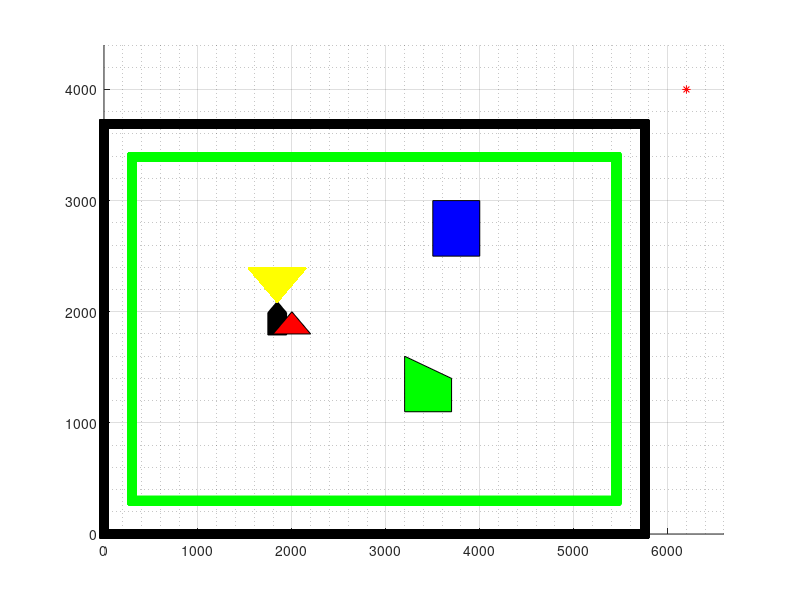

MATLAB code to generate this figure:
% TODO 
% Obstacles of various shapes and sizes 
% Translate robot and vision matrix
% Scale robot
% Rotate robot and vision matrix
% Calculate collision 

% Clear workspace, clear plot, reinitialize random number generator 
clear;
clf('reset')
%rng('shuffle')

% User defined variables
xmax = 5756;
ymax = 3691;
offset = 300;
%%obstacle_count = 100;
vision_width = 300; % width = depth 
vision_depth = 300;

% Generate random start location, direction, and init robot vector 
xinitial = randi([2*offset, xmax-2*offset]);
yinitial = randi([2*offset, ymax-2*offset]);
% theta = randi([0, 3]);
% if theta == 0
% elseif theta == 1
%     theta = pi/2;
% elseif theta == 2
%     theta = pi;
% elseif theta == 3
%     theta = 3*pi/2;  
% end
xrobot = [xinitial, xinitial-100, xinitial-100, xinitial+100, xinitial+100];
yrobot = [yinitial+150, yinitial+50, yinitial-150, yinitial-150, yinitial+50];
g = hgtransform;

% Generate vision array 
partial(vision_depth, vision_width, 2, 2) = 0;
for r = 1:vision_depth
    for c = 1:vision_width
        partial(r,c,1,1) = -(vision_width-c);
        partial(r,c,2,1) = c-1;
        partial(r,c,1,2) = vision_depth-r;
        partial(r,c,2,2) = vision_depth-r;
    end
end

partial(:,:,:,1) = partial(:,:,:,1) + xinitial;
partial(:,:,:,2) = partial(:,:,:,2) + yinitial + 150;

partial(:,:,1,1) = triu(partial(:,:,1,1));
partial(:,:,1,2) = triu(partial(:,:,1,2));
partial(:,:,2,1) = flipud(tril(partial(:,:,2,1)));
partial(:,:,2,2) = fliplr(triu(partial(:,:,2,2)));

vision(vision_depth, vision_width*2, 2) = 0;
vision(:,:,1) = horzcat(partial(:,:,1,1), partial(:,:,2,1));
vision(:,:,2) = horzcat(partial(:,:,1,2), partial(:,:,2,2));
vision(vision == 0) = NaN;

% Generate random x, y coordiantes 
% xobj = 1:obstacle_count;
% yobj = 1:obstacle_count;
% for i = 1:obstacle_count
%     xobj(i) = randi([0,xmax]);
%     yobj(i) = randi([0,ymax]);
% end

% Generate virtual limit coordinates
xmax_new = xmax-offset;
ymax_new = ymax-offset;
xlimit = 1:((xmax_new+ymax_new)*2-4*offset);
ylimit = 1:((xmax_new+ymax_new)*2-4*offset);
for i = 1:(xmax_new-offset) %complete bottom
    xlimit(i) = i+offset;
    ylimit(i) = offset;
end
for i = (xmax_new-offset+1):(xmax_new+ymax_new-2*offset) %complete bottom, right 
    xlimit(i) = xmax_new;
    ylimit(i) = offset+(i-(xmax_new-offset));
end
for i = (xmax_new+ymax_new-2*offset+1):(2*xmax_new+ymax_new-3*offset) %complete bottom, right, top
    xlimit(i) = xmax_new-(i-(xmax_new+ymax_new))-2*offset;
    ylimit(i) = ymax_new;
end
for i = (2*xmax_new+ymax_new-3*offset+1):(2*(xmax_new+ymax_new)-4*offset) %complete bottom, right, top, left 
    xlimit(i) = offset;
    ylimit(i) = ymax_new-(i-(2*xmax_new+ymax_new)+3*offset);
end

% Generate field wall coordinates
xwall = 2:((xmax+ymax)*2);
ywall = 2:((xmax+ymax)*2);
for i = 1:xmax %complete bottom
    xwall(i) = i-1;
    ywall(i) = 0;
end
for i = (xmax+1):(xmax+ymax) %complete bottom, right 
    xwall(i) = xmax;
    ywall(i) = i-xmax-1;
end
for i = (xmax+ymax+1):(2*xmax+ymax) %complete bottom, right, top
    xwall(i) = xmax-(i-(xmax+ymax));
    ywall(i) = ymax;
end
for i = (2*xmax+ymax+1):(2*(xmax+ymax)-1) %complete bottom, right, top, left 
    xwall(i) = 0;
    ywall(i) = ymax-(i+1-(2*xmax+ymax));
end

% Detect objects

    obj_detected = 1;

% Visualize data 
hold on
grid on
grid minor
xlim([0 6600])
ylim([0 4400])
patch('XData',xrobot,'YData',yrobot,'FaceColor','black','Parent',g)
plot(vision(:,:,1), vision(:,:,2), 'y.-');
%plot(xobj, yobj, 'bs');
plot(xlimit, ylimit, 'gs-');
plot(xwall, ywall, 'ks-');
if obj_detected == 1
    plot(6200, 4000, 'r*')
else
    plot(6200, 4000, 'g*')
end

%generate arbitrary obstacles
smallObjInitialX = 2000; 
smallObjInitialY = 2000;
smallObjX = [smallObjInitialX (smallObjInitialX - 200) (smallObjInitialX+200)];
smallObjY = [smallObjInitialY (smallObjInitialY - 200) (smallObjInitialY-200) ];

patch('XData',smallObjX,'YData',smallObjY,'FaceColor','red','Parent',g);

medObjInitialX = 3500;
medObjInitialY = 2500;
medObjX = [ medObjInitialX (medObjInitialX+500) (medObjInitialX + 500) medObjInitialX ];
medObjY = [ medObjInitialY medObjInitialY (medObjInitialY+500) (medObjInitialY+500) ];

patch('XData',medObjX,'YData',medObjY,'FaceColor','blue','Parent',g);

largeObjInitialX = 3200;
largeObjInitialY = 1600;
largeObjX = [largeObjInitialX (largeObjInitialX+500) (largeObjInitialX+500) largeObjInitialX   ];
largeObjY = [largeObjInitialY (largeObjInitialY-200) (largeObjInitialY-500) (largeObjInitialY-500)   ];
patch('XData',largeObjX,'YData',largeObjY,'FaceColor','green','Parent',g);

hold off